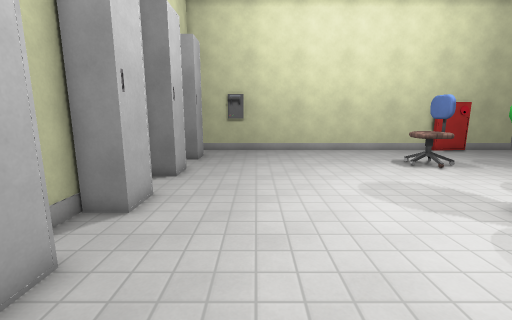
View 1 (above)

16 first-person views from a walk through a level from a Godot 3-D game. The camera is 1.5 m above the floor, tilts 10° down and sees 90° across. The floor is counted in squares, 0.5 m on a side. Each view is taken from the middle of a square. On the plan, view 1 faces up. The plan holds only what a view shows up to about 19 squares ahead; the rest is blank. Surface patterns are stand-ins for the level's own textures.

View 2
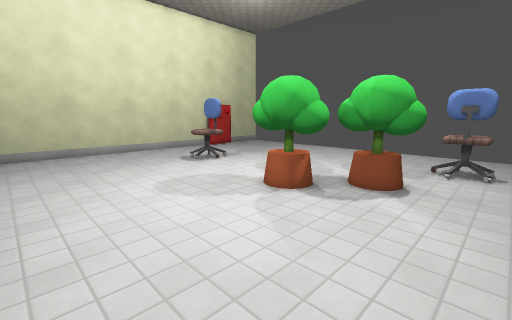

View 3
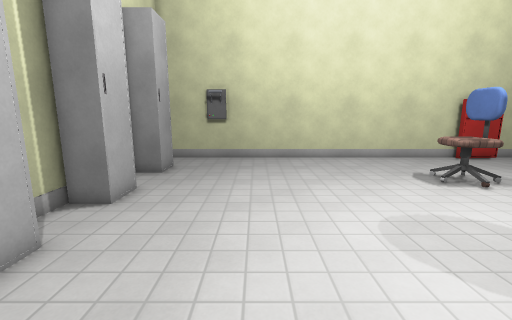

View 4
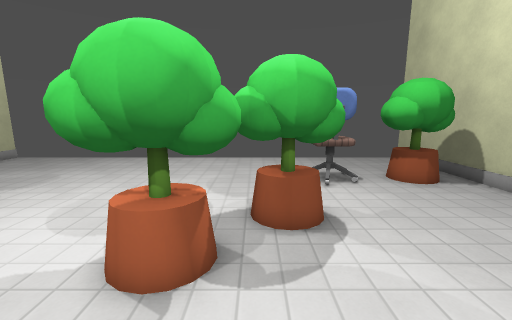

View 5
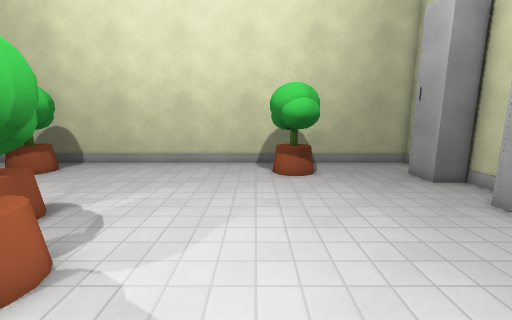

View 6
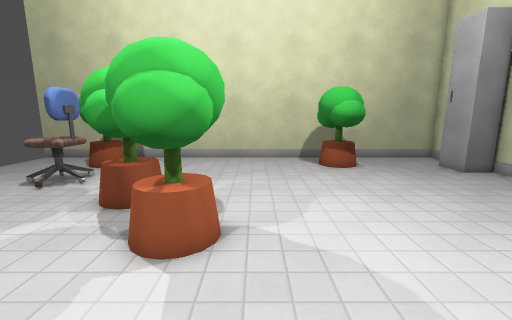

View 7
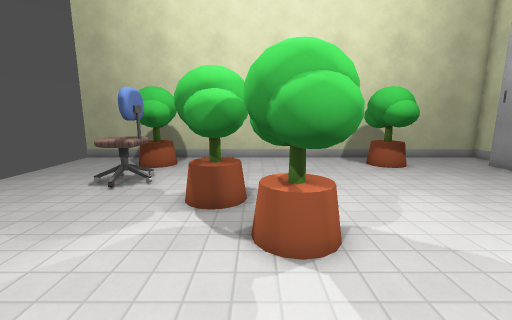

View 8
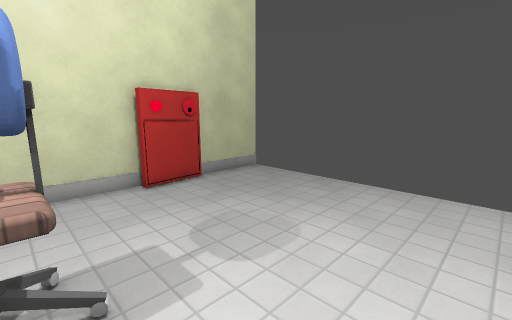

View 9
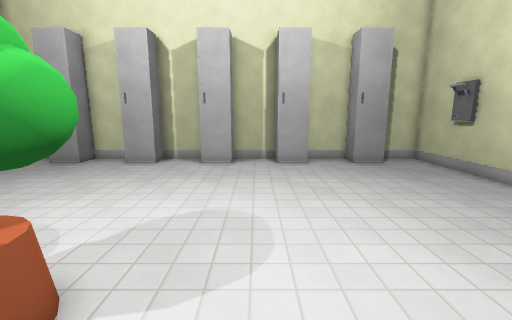

View 10
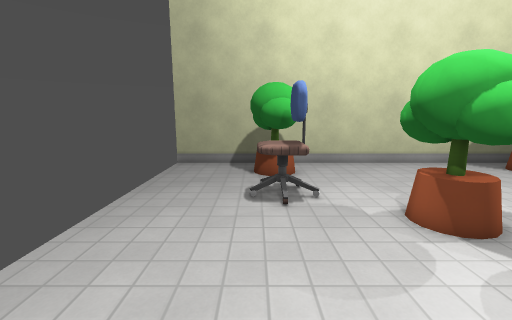

View 11
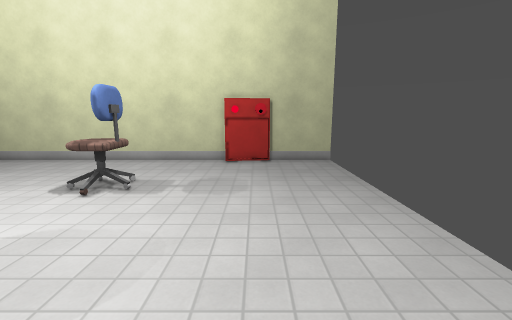

View 12
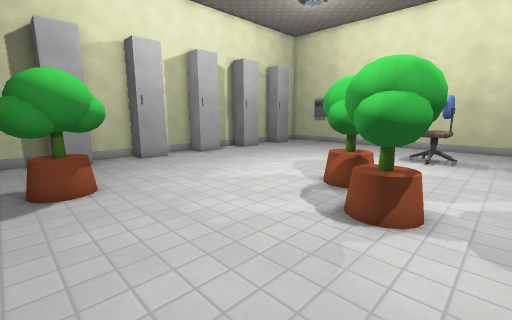

View 13
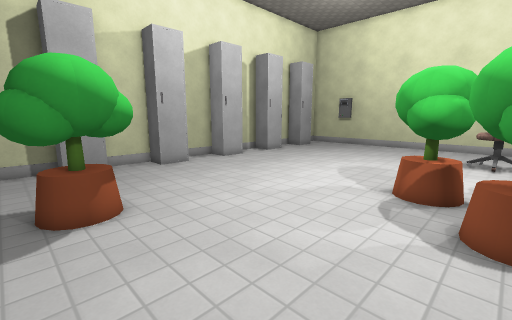

View 14
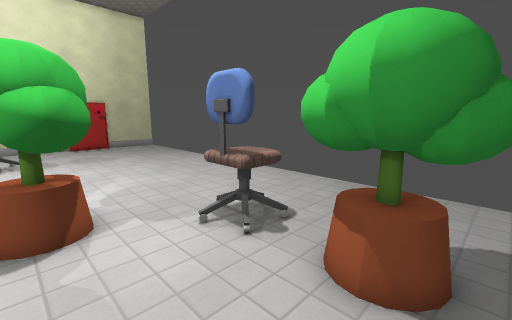

View 15
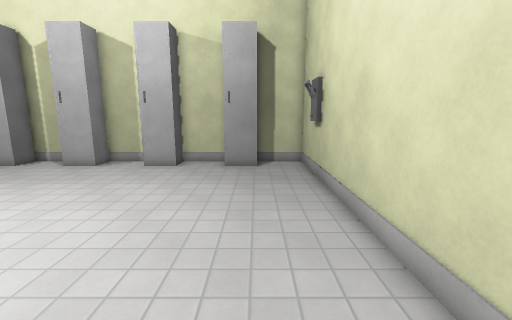

View 16
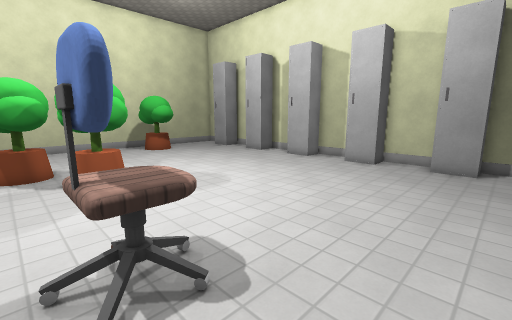

### Floor plan
Key: @ floor where view 1 was taken; # wall or solid block; . floor; L locker; C chair; T thing the floor can be seen under or through; H hydrant.
Columns run from 6 left of view 1 to 22 right of it. Each row starts with its distance up from view 1.
 22  ######################H#####
 21 # ...................HH.....
 20 # ..........................
 19 #LL.........................
 18 # L.........................
 17 #LL.........................
 16 # ..............CC..........
 15 # ..............CC..........
 14 #LL.........................
 13 # L.........................
 12 #LL.........................
 11 # ..........................
 10 # ..........................
  9 #LL.........................
  8 #LL...........#TT...........
  7 # ............TTT...........
  6 # ............TTTTT.........
  5 #LL............TTTTT........
  4 # L.............TTTT........
  3 #LL.............TTTT........
  2 # ...............TT..CCC....
  1 # ...................CCC....
  0 #LL...@.....................
 -1 # L....###...........###....
 -2 #LL....###...........###....
 -3 # .....###...........###....
 -4 #......#TT...........TT#....
 -5 ######## ############# ######

Where each view was taken, in squares from view 1:
view 1: 0 up, 0 right, facing up
view 2: 0 up, 0 right, facing up-right
view 3: 4 up, 1 right, facing up
view 4: 5 up, 4 right, facing right
view 5: 11 up, 4 right, facing down
view 6: 13 up, 7 right, facing down
view 7: 13 up, 10 right, facing down
view 8: 11 up, 11 right, facing up-right
view 9: 11 up, 12 right, facing left
view 10: 11 up, 17 right, facing down
view 11: 5 up, 17 right, facing up
view 12: 4 down, 14 right, facing up-left
view 13: 4 down, 11 right, facing up-left
view 14: 4 down, 11 right, facing up-right
view 15: 19 up, 11 right, facing left
view 16: 20 up, 12 right, facing down-left
